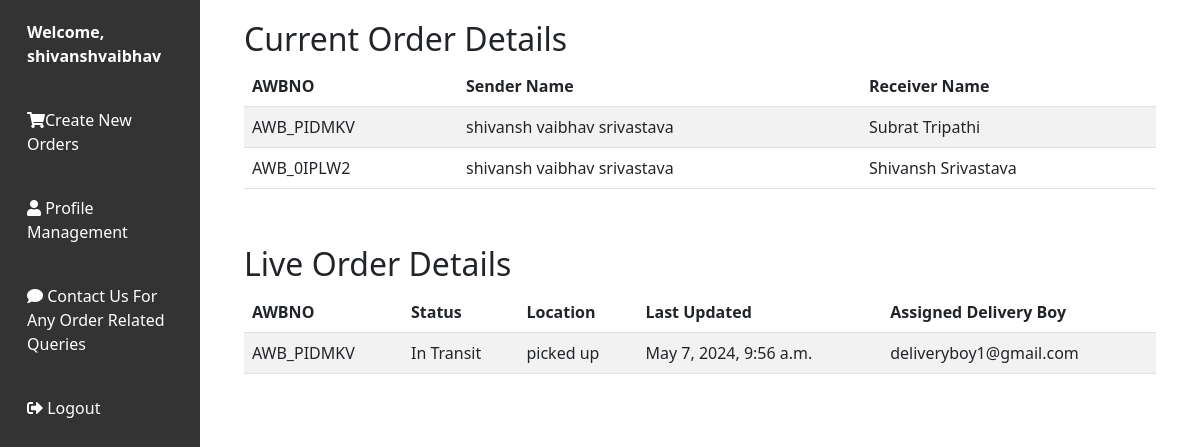
The app's page /userManagement/user_dashboard/ (signed in), older data.
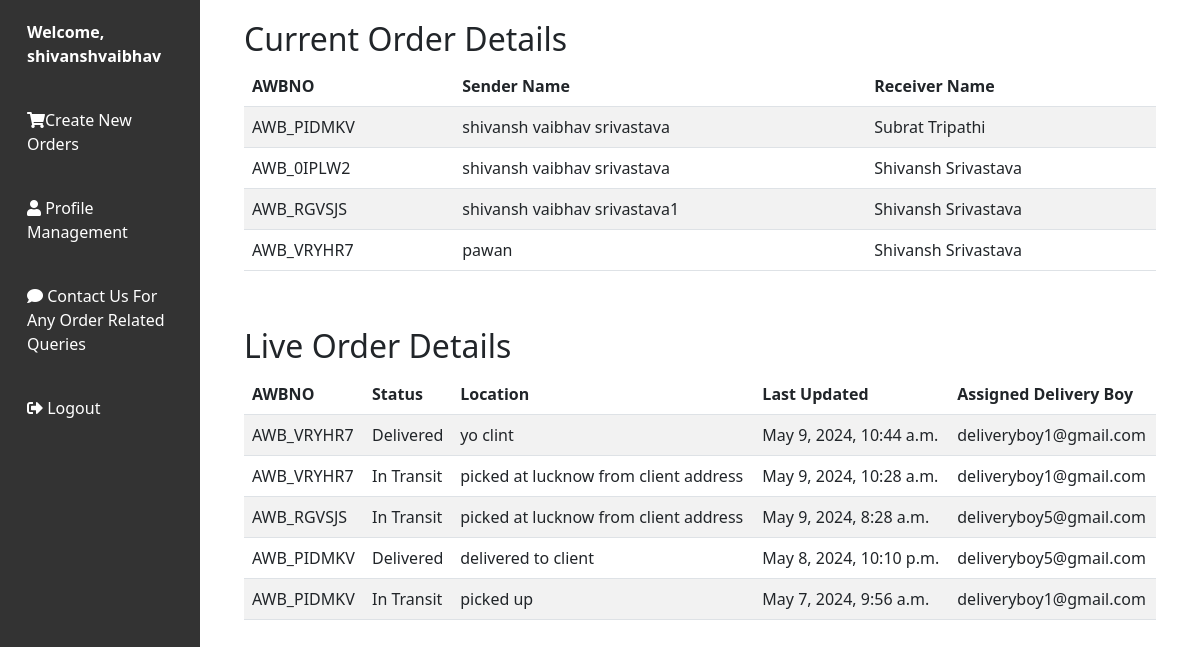
The same page, newer data.
### BranchesInfo/models.py (models this page shows, shortened)
class Data_Records(models.Model):
    AWBNO = models.CharField(max_length=10, primary_key=True)
    Sender_Name = models.CharField(max_length=100, null=True)
    Sender_Address = models.CharField(max_length=100, null=True)
    Sender_Contact_No = models.CharField(max_length=15, null=True)
    Sender_City = models.CharField(max_length=30, null=True)
    sender_state = models.CharField(max_length=30, null=True)
    Receiver_Name = models.CharField(max_length=100, null=False)
    Receiver_Address = models.CharField(max_length=100, null=True)
    Receiver_Contact_No = models.CharField(max_length=15, null=True)
    Receiver_City = models.CharField(max_length=30, null=True)
    receiver_state = models.CharField(max_length=30, null=True)
    Book_date = models.DateTimeField(null=False)
    Weight = models.CharField(max_length=10, null=True)
    Distance = models.DecimalField(max_digits=10, decimal_places=2, null=True)
    Price = models.CharField(max_length=10, null=True)
    POD_Flag = models.CharField(max_length=20, null=True)
    Print_Flag = models.CharField(max_length=20, null=True)
    Pin_Number = models.CharField(max_length=10, null=True)
    State = models.CharField(max_length=30, null=True)
    Country = models.CharField(max_length=30, null=True)
    Sender_Branch_CD = models.IntegerField(null=True)
    Receiver_Branch_CD  = models.IntegerField(null=True)
    Type = models.CharField(max_length=50, null=True)
    Payment_Method = models.CharField(max_length=50)
    Client_Id = models.ForeignKey(Client, on_delete=models.CASCADE, related_name='client_orders', null=True)
    Alert_Flag = models.CharField(max_length=20, null=True)
    order_type = models.CharField(max_length=30, null=True)

### packetTrackingSystem/models.py (models this page shows, shortened)
class Live_Updates(models.Model):
    AWBNO = models.CharField(max_length=50)
    transit_status = models.CharField(max_length=100, default='Not Picked Up From Source.')
    update_location = models.CharField(max_length=100)
    last_update_time = models.DateTimeField(null=False)
    Delivery_Boy_Name = models.CharField(max_length=100, null=True)

### userManagement/views.py (the view)
# urls.py: path('user_dashboard/', views.user_dashboard, name='user_dashboard'),
def user_dashboard(request):
    try:
        session_id = request.session.get('Client_Id')
        username = request.session.get('Client_Name')
        if session_id is not None:
            print("Session ID of the user from dashboard function :", session_id)
            print("Session username of the user from dashboard function :", username)
            user_orders = Data_Records.objects.filter(Client_Id=session_id)
            live_updates = Live_Updates.objects.filter(AWBNO__in=[order.AWBNO for order in user_orders]).order_by('-last_update_time')
            return render(request, 'user_dashboard.html', {'user_orders': user_orders, 'username': username, 'live_updates': live_updates})
    except KeyError:
        print("Session key not found")
    return redirect('user_login_form')

### userManagement/templates/user_dashboard.html (shortened to what this page needs)
<!DOCTYPE html>
<html lang="en">
    {% load static %}
<head>
    <link href="https://cdnjs.cloudflare.com/ajax/libs/bootstrap/5.3.0/css/bootstrap.min.css" rel="stylesheet">
</head>
<body>
    <div class="container-fluid">
        <div class="row">
            <nav class="col-md-3 col-lg-2 d-md-block sidebar">
                <div class="user-info">
                    Welcome, {{ username }}
                </div>
                <a href="{% url 'userManagement:client_order'%}"><i class="fas fa-shopping-cart"></i>Create New Orders</a>
                <a href="{% url 'userManagement:profile_management' %}"><i class="fas fa-user"></i> Profile Management</a>
                <a href="{% url 'userManagement:feedback'%}"><i class="fas fa-comment"></i> Contact Us For Any Order Related Queries</a>
                <a href="{% url 'userManagement:logout_view' %}" class="logout"><i class="fas fa-sign-out-alt"></i> Logout</a>
            </nav>
            <main class="col-md-9 ms-sm-auto col-lg-10 px-md-4">
<div class="order-details">
    <h2>Current Order Details</h2>
    {% if user_orders %}
    <div class="table-responsive">
        <table class="table table-striped">
            <thead>
                <tr>
                    <th>AWBNO</th>
                    <th>Sender Name</th>
                    <th>Receiver Name</th>
                </tr>
            </thead>
            <tbody>
                {% for order in user_orders %}
                <tr>
                    <td>{{ order.AWBNO }}</td>
                    <td>{{ order.Sender_Name }}</td>
                    <td>{{ order.Receiver_Name }}</td>
                </tr>
                {% empty %}
                <tr>
                    <td colspan="3">No current orders found.</td>
                </tr>
                {% endfor %}
            </tbody>
        </table>
    </div>
    {% else %}
    <p>No current orders found.</p>
    {% endif %}
</div>
<div class="order-details">
    <h2>Live Order Details</h2>
    <div class="table-responsive">
        <table class="table table-striped">
            <thead>
                <tr>
                    <th>AWBNO</th>
                    <th>Status</th>
                    <th>Location</th>
                    <th>Last Updated</th>
                    <th>Assigned Delivery Boy</th>
                </tr>
            </thead>
            <tbody>
                {% for update in live_updates %}
                <tr>
                    <td>{{ update.AWBNO }}</td>
                    <td>{{ update.transit_status }}</td>
                    <td>{{ update.update_location }}</td>
                    <td>{{ update.last_update_time }}</td>
                    <td>{{ update.Delivery_Boy_Name }}</td>
                </tr>
                {% empty %}
                <tr>
                    <td colspan="4">No live updates available.</td>
                </tr>
                {% endfor %}
            </tbody>
        </table>
    </div>
</div>
            </main>
        </div>
    </div>
    <link href="https://cdnjs.cloudflare.com/ajax/libs/font-awesome/5.15.4/css/all.min.css" rel="stylesheet">
</body>
</html>

### userManagement/templates/user_dashboard.html (style rules this page uses)
.sidebar { background-color: #333; color: #fff; height: 100vh; position: fixed; top: 0; left: 0; overflow-y: auto; }
.sidebar a { padding: 20px 15px; text-decoration: none; color: #fff; display: block; }
.logout { padding: 20px 15px; text-decoration: none; color: #fff; display: block; }
.user-info { padding: 20px 15px; font-weight: bold; }
.order-details { padding: 20px; }

Row changes from the older to the newer data that the page shows:
added Data_Records: AWBNO "AWB_RGVSJS", Sender_Name "shivansh vaibhav srivastava1", Receiver_Name "Shivansh Srivastava"
added Data_Records: AWBNO "AWB_VRYHR7", Sender_Name "pawan", Receiver_Name "Shivansh Srivastava"
added Live_Updates: AWBNO "AWB_VRYHR7", transit_status "Delivered", update_location "yo clint", last_update_time "May 9, 2024, 10:44 a.m.", Delivery_Boy_Name "deliveryboy1@gmail.com"
added Live_Updates: AWBNO "AWB_VRYHR7", transit_status "In Transit", update_location "picked at lucknow from client address", last_update_time "May 9, 2024, 10:28 a.m.", Delivery_Boy_Name "deliveryboy1@gmail.com"
added Live_Updates: AWBNO "AWB_RGVSJS", transit_status "In Transit", update_location "picked at lucknow from client address", last_update_time "May 9, 2024, 8:28 a.m.", Delivery_Boy_Name "deliveryboy5@gmail.com"
added Live_Updates: AWBNO "AWB_PIDMKV", transit_status "Delivered", update_location "delivered to client", last_update_time "May 8, 2024, 10:10 p.m.", Delivery_Boy_Name "deliveryboy5@gmail.com"
